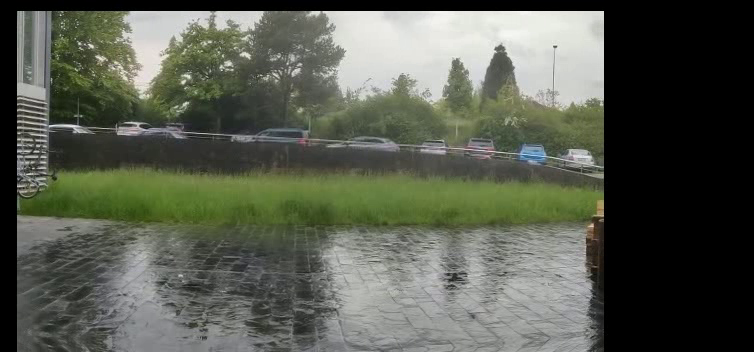
#> input picture frame 4 of projectmoving.avi, 754 x 352 px
$ python vibe_demo.py   (older library calls are emulated)
#> lines starting #> are read from the running program, lines starting #| are printed output that depends on the picture
### lib_vibe.py
# -*- coding: utf-8 -*-
"""
Created on Sat Jul 18 17:43:58 2020

@author: curya
"""

import numpy as np
import time
import cv2 as cv

class vibe_gray:
    def __init__(self, ):
        self.width = 0
        self.height = 0
        self.numberOfSamples = 20
        self.matchingThreshold = 20
        self.matchingNumber = 2
        self.updateFactor = 16

        # Storage for the history
        self.historyImage = None
        self.historyBuffer = None
        self.lastHistoryImageSwapped = 0
        self.numberOfHistoryImages = 2

        # Buffers with random values
        self.jump = None
        self.neighbor = None
        self.position = None

    def AllocInit(self, image):
        print('AllocInit!')
        height, width = image.shape[:2]
        # set the parametors
        self.width = width
        self.height = height
        print(self.height, self.width)

        # create the historyImage
        self.historyImage = np.zeros((self.height, self.width, self.numberOfHistoryImages), np.uint8)
        for i in range(self.numberOfHistoryImages):
            self.historyImage[:, :, i] = image

        # create and fill the historyBuffer
        self.historyBuffer = np.zeros((self.height, self.width, self.numberOfSamples-self.numberOfHistoryImages), np.uint8)
        for i in range(self.numberOfSamples-self.numberOfHistoryImages):
            image_plus_noise = image + np.random.randint(-10, 10, (self.height, self.width))
            image_plus_noise[image_plus_noise > 255] = 255
            image_plus_noise[image_plus_noise < 0] = 0
            self.historyBuffer[:, :, i] = image_plus_noise.astype(np.uint8)

        # fill the buffers with random values
        size = 2 * self.width + 1 if (self.width > self.height) else 2 * self.height + 1
        self.jump = np.zeros((size), np.uint32)
        self.neighbor = np.zeros((size), np.int)
        self.position = np.zeros((size), np.uint32)
        for i in range(size):
            self.jump[i] = np.random.randint(1, 2*self.updateFactor+1)
            self.neighbor[i] = np.random.randint(-1, 3-1) + np.random.randint(-1, 3-1) * self.width
            self.position[i] = np.random.randint(0, self.numberOfSamples)


    def Segmentation(self, image):
        # segmentation_map init
        segmentation_map = np.zeros((self.height, self.width)) + (self.matchingNumber - 1)

        # first history image
        mask = np.abs(image - self.historyImage[:, :, 0]) > self.matchingThreshold
        segmentation_map[mask] = self.matchingNumber

        # next historyImages
        for i in range(1, self.numberOfHistoryImages):
            mask = np.abs(image - self.historyImage[:, :, i]) <= self.matchingThreshold
            segmentation_map[mask] = segmentation_map[mask] - 1

        # for swapping
        self.lastHistoryImageSwapped = (self.lastHistoryImageSwapped + 1) % self.numberOfHistoryImages
        swappingImageBuffer = self.historyImage[:, :, self.lastHistoryImageSwapped]

        # now, we move in the buffer and leave the historyImage
        numberOfTests = self.numberOfSamples - self.numberOfHistoryImages
        mask = segmentation_map > 0
        for i in range(numberOfTests):
            mask_ = np.abs(image - self.historyBuffer[:, :, i]) <= self.matchingThreshold
            mask_ = mask * mask_
            segmentation_map[mask_] = segmentation_map[mask_] - 1

            # Swapping: Putting found value in history image buffer
            temp = swappingImageBuffer[mask_].copy()
            swappingImageBuffer[mask_] = self.historyBuffer[:, :, i][mask_].copy()
            self.historyBuffer[:, :, i][mask_] = temp

        # simulate the exit inner loop
        mask_ = segmentation_map <= 0
        mask_ = mask * mask_
        segmentation_map[mask_] = 0

        # Produces the output. Note that this step is application-dependent
        mask = segmentation_map > 0
        segmentation_map[mask] = 255
        element = cv.getStructuringElement(cv.MORPH_CROSS, (5, 5))
        segmentation_map = cv.morphologyEx(segmentation_map, cv.MORPH_OPEN, element)

        return segmentation_map.astype(np.uint8)

    def Update(self, image, updating_mask):
        numberOfTests = self.numberOfSamples - self.numberOfHistoryImages

        inner_time = 0
        t0 = time.time()
        # updating
        for y in range(1, self.height-1):
            t1 = time.time()
            shift = np.random.randint(0, self.width)
            indX = self.jump[shift]
            t2 = time.time()
            inner_time += (t2 - t1)
            #""" too slow
            while indX < self.width - 1:
                t3 = time.time()
                index = indX + y * self.width
                t4 = time.time()
                inner_time += (t4 - t3)
                if updating_mask[y, indX] == 255:
                    t5 = time.time()
                    value = image[y, indX]
                    index_neighbor = index + self.neighbor[shift]
                    y_, indX_ = int(index_neighbor / self.width), int(index_neighbor % self.width)

                    if self.position[shift] < self.numberOfHistoryImages:
                        self.historyImage[y, indX, self.position[shift]] = value
                        self.historyImage[y_, indX_, self.position[shift]] = value
                    else:
                        pos = self.position[shift] - self.numberOfHistoryImages
                        self.historyBuffer[y, indX, pos] = value
                        self.historyBuffer[y_, indX_, pos] = value
                    t6 = time.time()
                    inner_time += (t6 - t5)
                t7 = time.time()
                shift = shift + 1
                indX = indX + self.jump[shift]
                t8 = time.time()
                inner_time += (t8 - t7)
            #"""
        t9 = time.time()
        # print('update: %.4f, inner time: %.4f' % (t9 - t0, inner_time))

        # First row
        y = 0
        shift = np.random.randint(0, self.width)
        indX = self.jump[shift]

        while indX <= self.width - 1:
            index = indX + y * self.width
            if updating_mask[y, indX] == 0:
                if self.position[shift] < self.numberOfHistoryImages:
                    self.historyImage[y, indX, self.position[shift]] = image[y, indX]
                else:
                    pos = self.position[shift] - self.numberOfHistoryImages
                    self.historyBuffer[y, indX, pos] = image[y, indX]

            shift = shift + 1
            indX = indX + self.jump[shift]

        # Last row
        y = self.height - 1
        shift = np.random.randint(0, self.width)
        indX = self.jump[shift]

        while indX <= self.width - 1:
            index = indX + y * self.width
            if updating_mask[y, indX] == 0:
                if self.position[shift] < self.numberOfHistoryImages:
                    self.historyImage[y, indX, self.position[shift]] = image[y, indX]
                else:
                    pos = self.position[shift] - self.numberOfHistoryImages
                    self.historyBuffer[y, indX, pos] = image[y, indX]

            shift = shift + 1
            indX = indX + self.jump[shift]

        # First column
        x = 0
        shift = np.random.randint(0, self.height)
        indY = self.jump[shift]

        while indY <= self.height - 1:
            index = x + indY * self.width
            if updating_mask[indY, x] == 0:
                if self.position[shift] < self.numberOfHistoryImages:
                    self.historyImage[indY, x, self.position[shift]] = image[indY, x]
                else:
                    pos = self.position[shift] - self.numberOfHistoryImages
                    self.historyBuffer[indY, x, pos] = image[indY, x]

            shift = shift + 1
            indY = indY + self.jump[shift]

        # Last column
        x = self.width - 1
        shift = np.random.randint(0, self.height)
        indY = self.jump[shift]

        while indY <= self.height - 1:
            index = x + indY * self.width
            if updating_mask[indY, x] == 0:
                if self.position[shift] < self.numberOfHistoryImages:
                    self.historyImage[indY, x, self.position[shift]] = image[indY, x]
                else:
                    pos = self.position[shift] - self.numberOfHistoryImages
                    self.historyBuffer[indY, x, pos] = image[indY, x]

            shift = shift + 1
            indY = indY + self.jump[shift]

        # The first pixel
        if np.random.randint(0, self.updateFactor) == 0:
            if updating_mask[0, 0] == 0:
                position = np.random.randint(0, self.numberOfSamples)

                if position < self.numberOfHistoryImages:
                    self.historyImage[0, 0, position] = image[0, 0]
                else:
                    pos = position - self.numberOfHistoryImages
                    self.historyBuffer[0, 0, pos] = image[0, 0]

class vibe_rgb:
    def __init__(self, ):
        pass

    def init(self, ):
        pass

    def segmentation(self, ):
        pass

    def update(self, ):
        pass

### vibe_demo.py
# -*- coding: utf-8 -*-
"""
Created on Sat Jul 18 17:43:58 2020

@author: curya
"""

# import numpy as np
import cv2
import time
from lib_vibe import vibe_gray

cap = cv2.VideoCapture('projectmoving.avi')
mask = cv2.VideoCapture('maskmoving.avi')
vibe = vibe_gray()

frame_index = 0
segmentation_time = 0
update_time = 0
t1 = time.time()
while True:
    ret, frame = cap.read()
#> frame is the input picture: shape (352, 754, 3); mean B, G, R 79.5, 91.3, 87.2
    ret1, mask = cap.read()
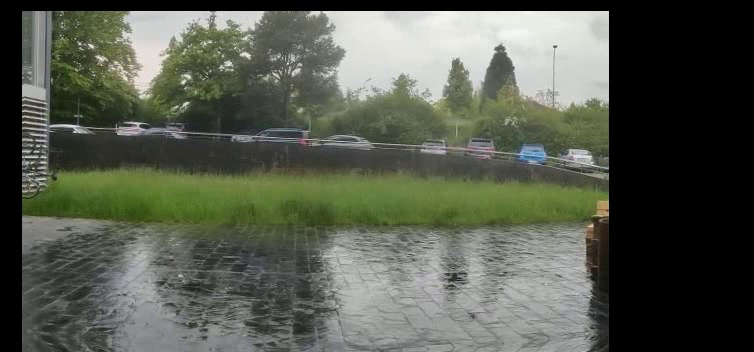
#> input picture frame 5 of projectmoving.avi, 754 x 352 px
#> mask is the input picture: shape (352, 754, 3); mean B, G, R 79.2, 91.1, 87
    if not ret:
        break
    gray_frame = cv2.cvtColor(frame, cv2.COLOR_BGR2GRAY)
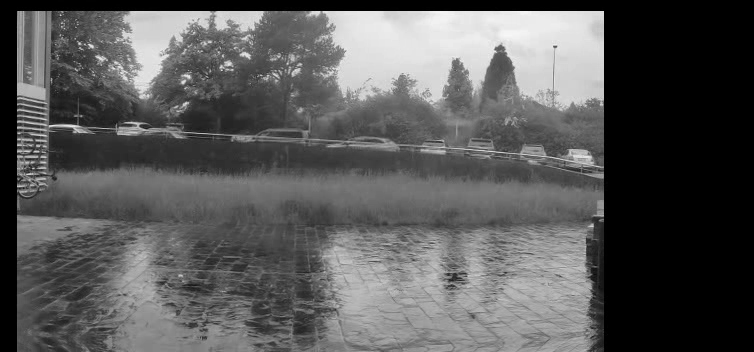
#> gray_frame: shape (352, 754); min 0, max 247, mean 88.7
    gray_mask = cv2.cvtColor(mask,cv2.COLOR_BGR2GRAY)
    if frame_index % 100 == 0:
        print('Frame number: %d' % frame_index)

    if frame_index == 0:
        vibe.AllocInit(gray_frame)
#| 352 754

    t2 = time.time()
    segmentation_map = vibe.Segmentation(gray_frame)
#> in Segmentation, `mask = np.abs(image - self.historyImage[:, :, 0]) > self.matchingThres..`: mask: shape (352, 754) bool; every value is 0
#> after the loop in Segmentation, `for i in range(1, self.numberOfHistoryImages):`: segmentation_map: shape (352, 754) float64; every value is 0
#> the loop in Segmentation, `for i in range(numberOfTests):` made 18 passes
#> pass 1, in Segmentation, `mask_ = np.abs(image - self.historyBuffer[:, :, i]) <= self.matchingTh..`:
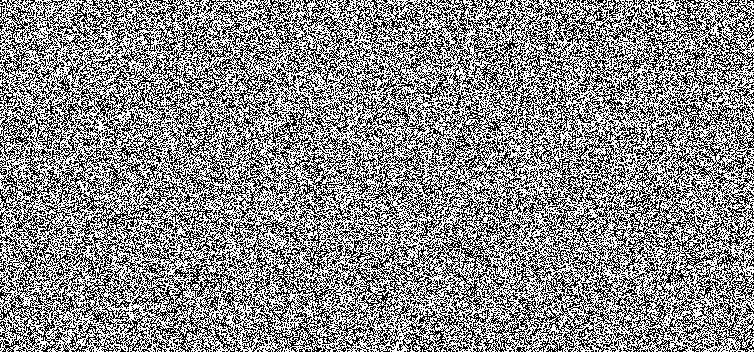
#> mask_: shape (352, 754) bool; 54.8% white; black in thin lines or dots
#> pass 2, in Segmentation, `mask_ = np.abs(image - self.historyBuffer[:, :, i]) <= self.matchingTh..`:
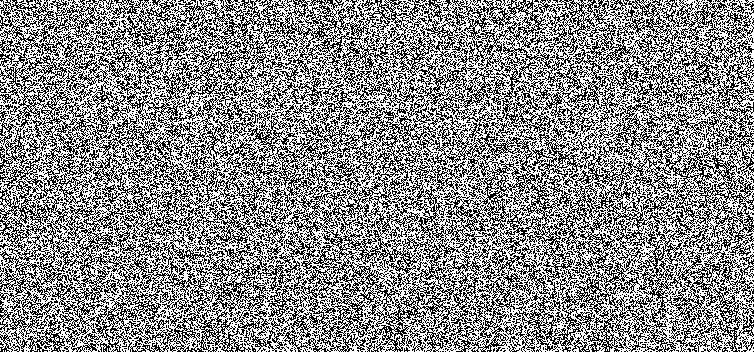
#> mask_: shape (352, 754) bool; 55.1% white; black in thin lines or dots
#> pass 3, in Segmentation, `mask_ = np.abs(image - self.historyBuffer[:, :, i]) <= self.matchingTh..`:
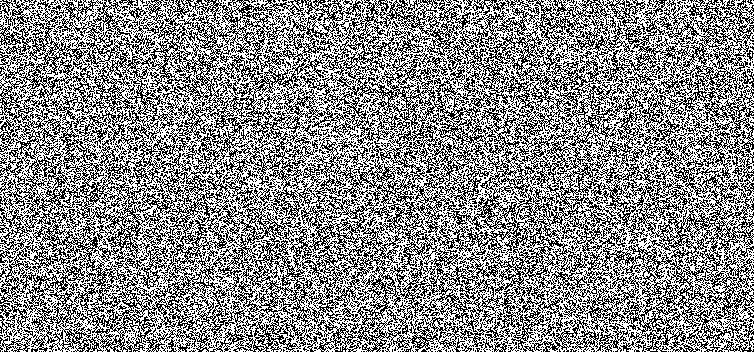
#> mask_: shape (352, 754) bool; 54.9% white; black in thin lines or dots
    t3 = time.time()
    vibe.Update(gray_frame, segmentation_map)
#> after the loop in Update, `for y in range(1, self.height-1):`: inner_time = 0.0198
#> after the loop in Update, `while indX <= self.width - 1:`: indX = 768; shift = 139
#> after the loop in Update, `while indX <= self.width - 1:`: indX = 764; shift = 272
#> after the loop in Update, `while indY <= self.height - 1:`: indY = 353; shift = 226
    t4 = time.time()
    segmentation_time += (t3 - t2)
    update_time += (t4 - t3)
    print('Frame %d, segmentation: %.4f, updating: %.4f' % (frame_index, t3 - t2, t4 - t3))

    segmentation_map = cv2.medianBlur(segmentation_map, 3)

    element = cv2.getStructuringElement(cv2.MORPH_CROSS, (5, 5))
    gray_mask = cv2.morphologyEx(gray_mask, cv2.MORPH_OPEN, element)
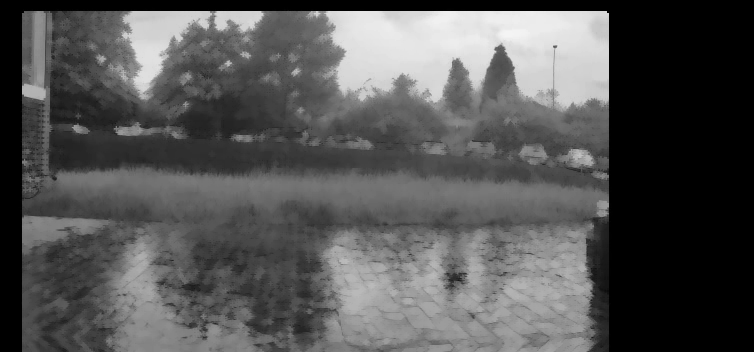
#> gray_mask: shape (352, 754); min 0, max 244, mean 84.4

    segmentation_map = segmentation_map * gray_mask
    cv2.imshow('Actual Frame!', frame)
    cv2.imshow('Gray Frame!', gray_frame)
    cv2.imshow('Segmentation Frame!', segmentation_map)
    frame_index += 1
    if cv2.waitKey(1) & 0xFF == ord('q'):  # Break while loop if video ends
#> (key q is pressed here)
        break
t5 = time.time()
print('All time cost %.3f' % (t5 - t1))
print('segmentation time cost: %.3f, update time cost: %.3f' % (segmentation_time, update_time))

cap.release()
cv2.waitKey()
cv2.destroyAllWindows()

$ run again, starting later in the video
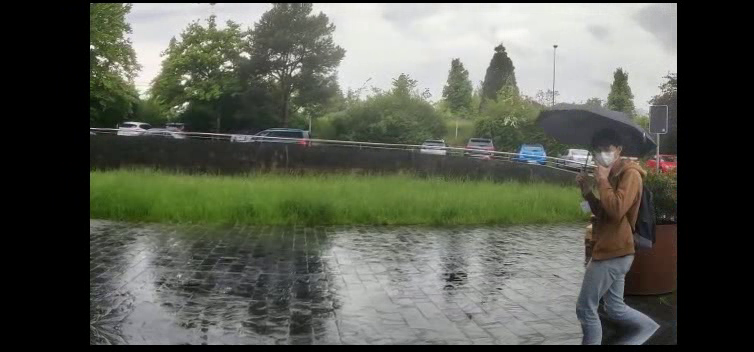
#> input picture frame 19 of projectmoving.avi, 754 x 352 px
#> frame is the input picture: shape (352, 754, 3); mean B, G, R 82.8, 93.2, 89.8
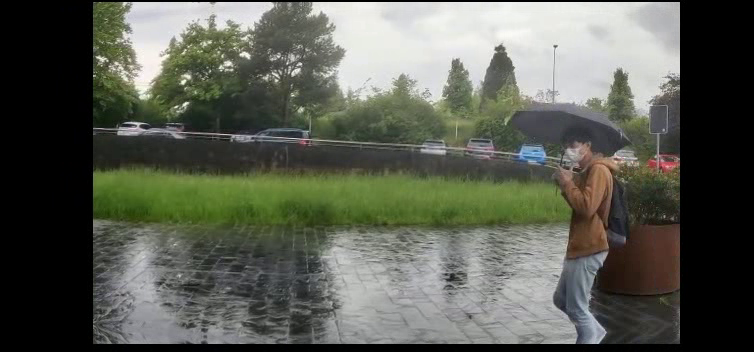
#> input picture frame 20 of projectmoving.avi, 754 x 352 px
#> mask is the input picture: shape (352, 754, 3); mean B, G, R 83, 93.2, 90.3
#| 352 754
#> after the loop in Update, `for y in range(1, self.height-1):`: inner_time = 0.0196
#> after the loop in Update, `while indX <= self.width - 1:`: indX = 768; shift = 139
#> after the loop in Update, `while indX <= self.width - 1:`: indX = 764; shift = 272
#> after the loop in Update, `while indY <= self.height - 1:`: indY = 353; shift = 226
#> `gray_mask = cv2.morphologyEx(gray_mask, cv2.MORPH_OPEN, element)`:
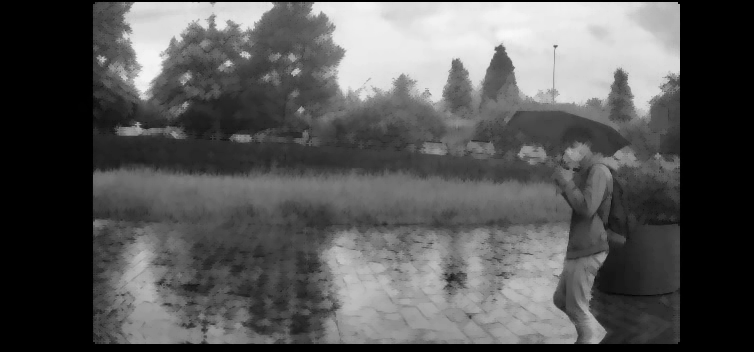
#> gray_mask: shape (352, 754); min 0, max 248, mean 87.6

$ run again, starting later in the video
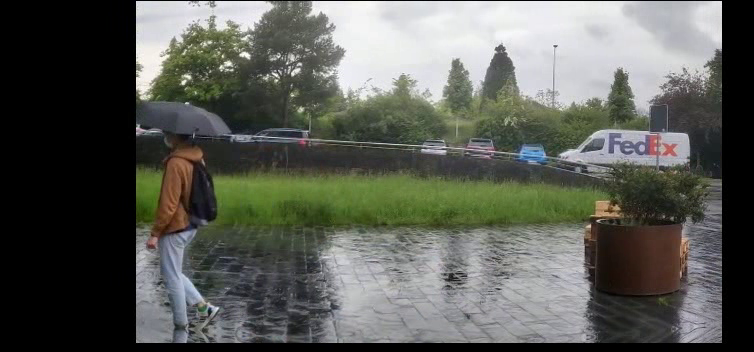
#> input picture frame 34 of projectmoving.avi, 754 x 352 px
#> frame is the input picture: shape (352, 754, 3); mean B, G, R 86.7, 93.1, 91.1
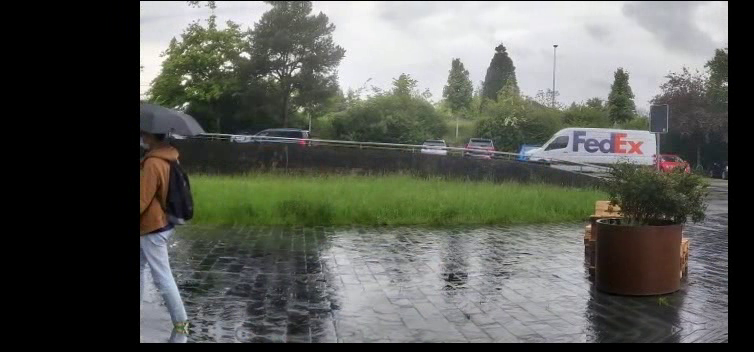
#> input picture frame 35 of projectmoving.avi, 754 x 352 px
#> mask is the input picture: shape (352, 754, 3); mean B, G, R 87, 93.2, 91.1
#| 352 754
#> after the loop in Update, `for y in range(1, self.height-1):`: inner_time = 0.0197
#> after the loop in Update, `while indX <= self.width - 1:`: indX = 768; shift = 139
#> after the loop in Update, `while indX <= self.width - 1:`: indX = 764; shift = 272
#> after the loop in Update, `while indY <= self.height - 1:`: indY = 353; shift = 226
#> `gray_mask = cv2.morphologyEx(gray_mask, cv2.MORPH_OPEN, element)`:
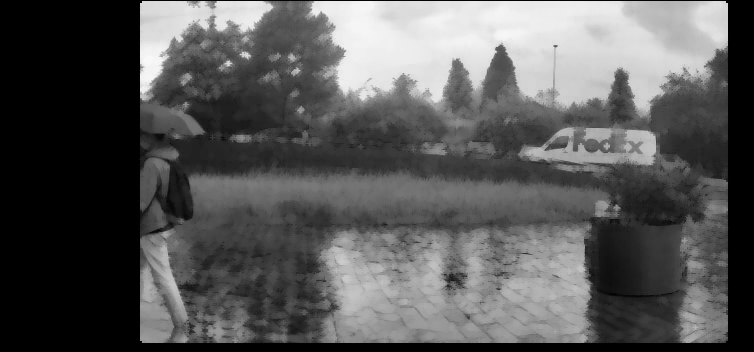
#> gray_mask: shape (352, 754); min 0, max 248, mean 88
